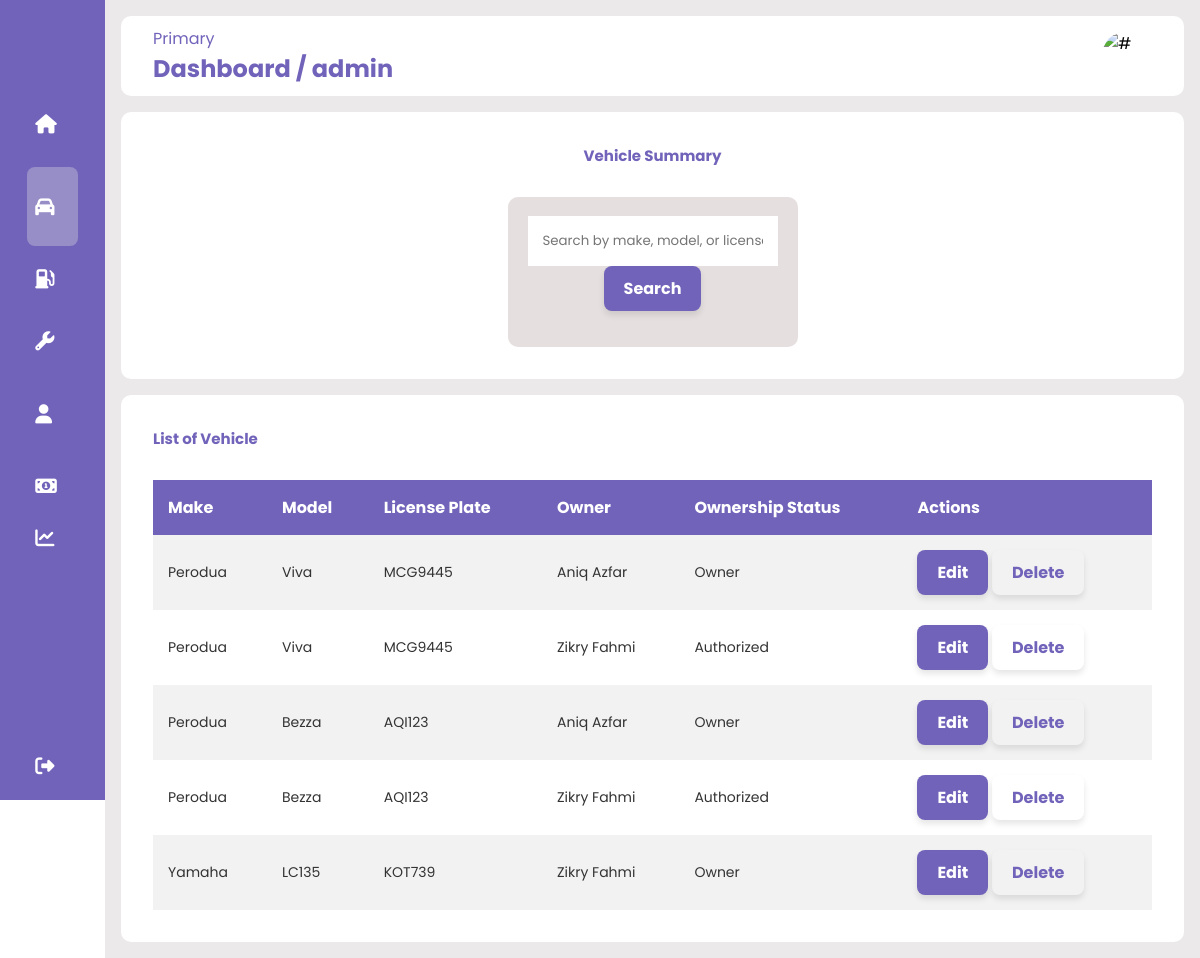
The app's page /adminvehiclelist.php (signed in) with its own data.
### tables this page shows
CREATE TABLE `user_vehicle` (
  `UserVehicleID` int(11) NOT NULL,
  `UserID` int(11) NOT NULL,
  `VehicleID` int(11) NOT NULL,
  `AccessPassword` varchar(200) NOT NULL,
  `AccessRole` varchar(200) NOT NULL
);

CREATE TABLE `vehicle` (
  `VehicleID` int(10) NOT NULL,
  `Make` varchar(50) NOT NULL,
  `Model` varchar(50) NOT NULL,
  `License_Plate` varchar(10) NOT NULL
);

CREATE TABLE `user` (
  `UserID` int(10) NOT NULL,
  `Name` varchar(100) NOT NULL,
  `Username` varchar(30) NOT NULL,
  `Password` varchar(20) NOT NULL,
  `Email` varchar(50) NOT NULL,
  `Phone` int(11) NOT NULL,
  `usertype` varchar(10) NOT NULL
);

### adminvehiclelist.php (the view, shortened to what this page needs)
<?php
include 'connect.php';
$usernameee = $_SESSION['username'];
?>
<!DOCTYPE html>
<html lang="en">
<head>
    <link rel="stylesheet" href="CSSOnly/maintenancess2.css" />
    <link rel="stylesheet" href="https://cdnjs.cloudflare.com/ajax/libs/font-awesome/6.4.0/css/all.min.css">
</head>
<body>
    <div class="sidebar">
        <div class="logo"></div>
        <ul class="menu">
        <li class="">
                <a href="admin.php">
                    <i class="fas fa-home"></i>
                </a>
            </li>
            <li class="active">
                <a href="adminvehiclelist.php">
                    <i class="fas fas fa-car"></i>
                </a>
            </li>
            <li class="">
                <a href="adminfuelInfo.php">
                    <i class="fas fa-gas-pump"></i>
                </a>
            </li>
            <li class="">
                <a href="adminmaintenanceInfo.php">
                    <i class="fas fa-wrench"></i>
                </a>
            </li>
            <li class="">
                <a href="adminadduser.php">
                    <i class="fas fa-user"></i>
                </a>
            </li>
            <li class="">
                <a href="adminaddexpense.php">
                    <i class="fas fa-money-bill-alt"></i>
                </a>
            </li>
            <li class="">
                <a href="adminChart.php">
                    <i class="fas fa-chart-line"></i>
                </a>
            </li>
            <li class="logout">
                <a href="logout.php">
                    <i class="fas fa-sign-out-alt"></i>
                </a>
            </li>
        </ul>
    </div>
    <div class="main--content">
        <div class="header--wrapper">
            <div class="header--title">
                <span>Primary</span>
                <h2>Dashboard /
                <?php
                    echo htmlspecialchars($usernameee);
                ?>
                </h2>
            </div>
            <img src="assets/dProfileImage.jpg" alt="#">
        </div>
        <div class="card--container">
            <h2 class="main--title">Vehicle Summary</h2>
            <div class="card--wrapper">
                <div class="payment--card">
                    <div class="card--header">
                        <div class="amount">
                            <span class="title">
                            <div style="text-align: center;">
                                <form method="POST" action="">
                                    <input type="text" name="search" placeholder="Search by make, model, or license plate..." style="width: 250px; padding: 15px;">
                                    <input type="submit" value="Search" class="styled-button">
                                </form>
                            </div>
                            </span>
                    </div>
                </div>
                </div>
            </div>
        </div>
                <div class="tabular--wrapper">
                    <h3 class="main--title2"> List of  Vehicle</h3>
                    <div class="table-container">
                    <table>
                            <thead>
                                <tr>
                                    <th>Make</th>
                                    <th>Model</th>
                                    <th>License Plate</th>
                                    <th>Owner</th>
                                    <th>Ownership Status</th>
                                    <th>Actions</th>
                                </tr>
                            </thead>
                            <tbody>
                                <?php
                                $searchTerm = isset($_POST['search']) ? $_POST['search'] : '';
                                if (empty($searchTerm)) {
                                    $vehicleStmt = $conn->prepare("
                                    SELECT v.VehicleID, v.Make, v.Model, v.License_Plate, u.Name AS Owner, uv.AccessRole as Status
                                    FROM vehicle v
                                    JOIN user_vehicle uv ON v.VehicleID = uv.VehicleID
                                    JOIN user u ON uv.UserID = u.UserID
                                    ");
                                }
                                if ($vehicleStmt === false) {
                                    echo "Error preparing SQL query: " . $conn->error;
                                } else {
                                    $vehicleStmt->execute();
                                    $vehicleResult = $vehicleStmt->get_result();
                                    if ($vehicleResult && $vehicleResult->num_rows > 0) {
                                        while ($row = $vehicleResult->fetch_assoc()) {
                                            echo "<tr>
                                                    <td>{$row['Make']}</td>
                                                    <td>{$row['Model']}</td>
                                                    <td>{$row['License_Plate']}</td>
                                                    <td>{$row['Owner']}</td>
                                                    <td>{$row['Status']}</td>
                                                    <td>
                                                        <a href='updatevehicle.php?vehicleID=" . $row['VehicleID'] . "' class='styled-button'>Edit</a>
                                                        <button type='button' class='styled-button' onclick='confirmDelete(" . $row['VehicleID'] . ")'>Delete</button>                                                    </td>
                                                  </tr>";
                                        }
                                    } else {
                                        echo "<tr><td colspan='4'>No vehicles found.</td></tr>";
                                    }
                                }
                                ?>
                            </tbody>
                        </table>
                    </div>
                </div>
    </div>
</body>
</html>

### CSSOnly/maintenancess2.css (style rules this page uses)
* { margin: 0; padding: 0; border: none; outline: none; box-sizing: border-box; font-family: "Poppins", sans-serif; }
body { display: flex; }
.sidebar { position: sticky; top: 0; left: 0; bottom: 0; width: 110px; height: 100vh; padding: 0 1.7rem; color: #fff; overflow: hidden; transition: all 0.5s linear; background: rgba(113, 99, 186, 255); z-index: 100; }
.logo { height: 80px; padding: 16px; }
.menu { height: 88%; position: relative; list-style: none; padding: 0; }
.menu li { padding: 0.5rem; margin: 4px 0; border-radius: 8px; transition: all 0.5 ease-in-out; }
.menu li:hover, .active { background: #e0e0e058; }
.menu a { color: #fff; font-size: 14px; text-decoration: none; display: flex; align-items: center; gap: 1.5rem; }
.menu a i { font-size: 1.2rem; }
.logout { position: absolute; bottom: 0; left: 0; width: 100%; }
.main--content { position: relative; background: #ebe9e9; width: 100%; padding: 1rem; }
.header--wrapper img { width: 50px; height: 50px; cursor: pointer; border-radius: 50%; }
.header--wrapper { display: flex; justify-content: space-between; align-items: center; flex-wrap: wrap; background: #fff; border-radius: 10px; padding: 10px 2rem; margin-bottom: 1rem; }
.header--title { color: rgba(113, 99, 186, 255); }
.card--container { background: #fff; padding: 2rem; border-radius: 10px; width: auto; margin: 0 auto; }
.card--wrapper { display: flex; justify-content: center; align-items: center; gap: 10rem; flex-wrap: wrap; min-height: 150px; }
.main--title { text-align: center; color: rgba(113, 99, 186, 255); padding-bottom: 30px; font-size: 15px; }
.main--title2 { text-align: left; color: rgba(113, 99, 186, 255); padding-bottom: 30px; font-size: 15px; }
.payment--card { background: rgb(229, 223, 223); border-radius: 10px; padding: 1.2rem; width: 290px; height: 150px; display: flex; flex-direction: column; justify-content:space-between ; transition: all 0.5s ease-in-out; }
.card--header { display: flex; justify-content: space-between; align-items: center; margin-bottom: 20px; }
.amount { display: flex; flex-direction: column; }
.title { font-size:12px ; font-weight: 200; }
.tabular--wrapper { background: #fff; margin-top: 1rem; border-radius: 10px; padding: 2rem; }
.table-container { width: 100%; }
table { width: 100%; border-collapse: collapse; }
thead { background: rgba(113, 99, 186, 255); color: #fff; }
th { padding: 15px; text-align: left; }
tbody { background: #f2f2f2; }
td { padding: 15px; font-size: 14px; color: #333; }
tr:nth-child(even) { background: #fff; }
.table-container button { color: rgba(113, 99, 186, 255); border: none;; background: none; cursor: pointer; }
.styled-button { display: inline-block; padding: 10px 20px; text-align: center; font-size: 16px; font-weight: bold; text-decoration: none; color: white; background: rgba(113, 99, 186, 255); border: none; border-radius: 8px; box-shadow: 0 4px 6px rgba(0, 0, 0, 0.1); transition: all 0.3s ease; }

### records on screen
user_vehicle: VehicleID.Make "Perodua", VehicleID.Model "Viva", VehicleID.License_Plate "MCG9445", UserID.Name "Aniq Azfar", AccessRole "Owner"
user_vehicle: VehicleID.Make "Perodua", VehicleID.Model "Viva", VehicleID.License_Plate "MCG9445", UserID.Name "Zikry Fahmi", AccessRole "Authorized"
user_vehicle: VehicleID.Make "Perodua", VehicleID.Model "Bezza", VehicleID.License_Plate "AQI123", UserID.Name "Aniq Azfar", AccessRole "Owner"
user_vehicle: VehicleID.Make "Perodua", VehicleID.Model "Bezza", VehicleID.License_Plate "AQI123", UserID.Name "Zikry Fahmi", AccessRole "Authorized"
user_vehicle: VehicleID.Make "Yamaha", VehicleID.Model "LC135", VehicleID.License_Plate "KOT739", UserID.Name "Zikry Fahmi", AccessRole "Owner"

### other values on screen
$usernameee "admin"
